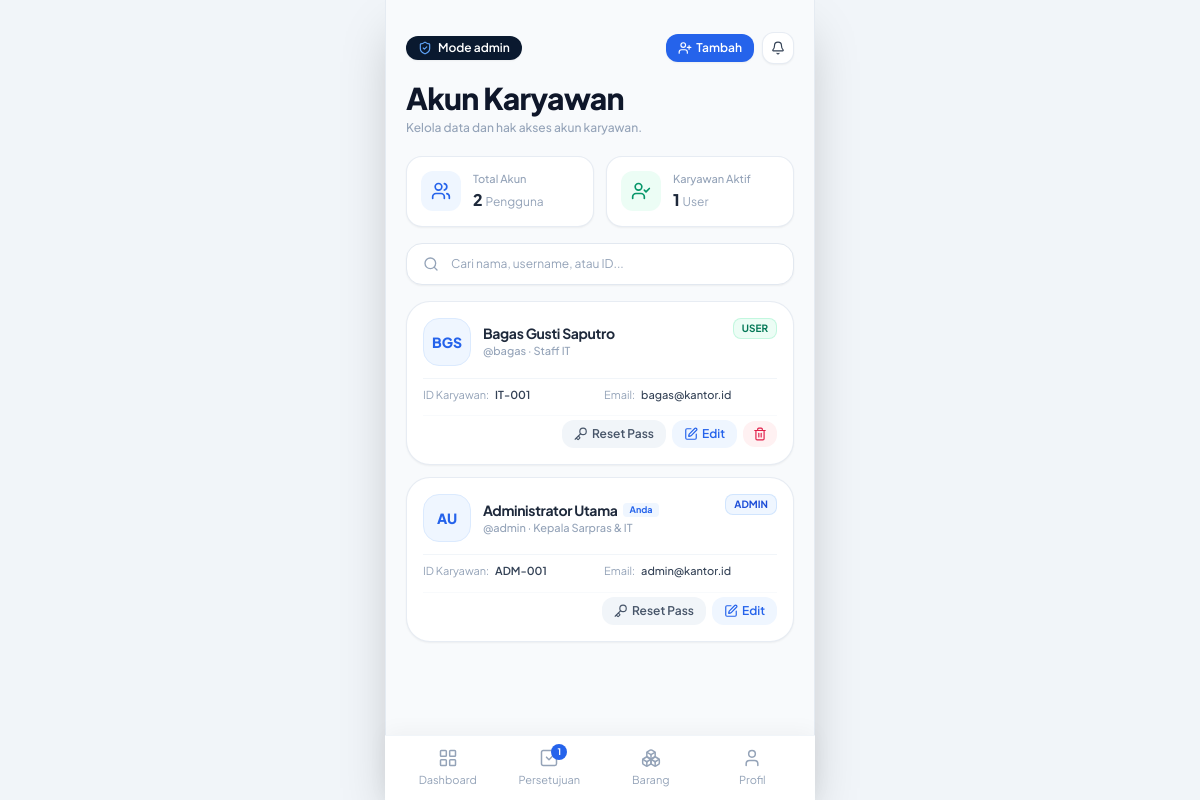
Page /admin_karyawan.php (signed in) on the committed database.
### tables this page shows
CREATE TABLE IF NOT EXISTS `users` (
    `id` INT AUTO_INCREMENT PRIMARY KEY,
    `username` VARCHAR(50) NOT NULL UNIQUE,
    `password` VARCHAR(255) NOT NULL,
    `nama_lengkap` VARCHAR(100) NOT NULL,
    `role` ENUM('admin', 'user') NOT NULL DEFAULT 'user',
    `id_karyawan` VARCHAR(50) NOT NULL,
    `email` VARCHAR(100) NOT NULL,
    `jabatan` VARCHAR(100) DEFAULT 'Staff',
    `foto` VARCHAR(255) DEFAULT NULL,
    `created_at` DATETIME DEFAULT CURRENT_TIMESTAMP
);

### includes/auth_check.php (called while the page is built, shortened)
<?php
require_once __DIR__ . '/../config/database.php';
function get_current_user_data() {
    global $pdo;
    try {
        $stmt = $pdo->prepare("SELECT * FROM users WHERE id = :id");
        $stmt->execute([':id' => $_SESSION['user_id']]);
        $user = $stmt->fetch();
        if ($user) {
            return $user;
        }
    } catch (Exception $e) {
    }
    return [
        'id' => $_SESSION['user_id'] ?? 1,
        'username' => $_SESSION['username'] ?? 'user',
        'nama_lengkap' => $_SESSION['nama_lengkap'] ?? $_SESSION['username'] ?? 'Pengguna',
        'role' => $_SESSION['role'] ?? 'user',
        'id_karyawan' => '-',
        'email' => '-',
        'jabatan' => 'Staff',
        'foto' => null
    ];
}
function get_user_initials($name) {
    $words = explode(' ', trim($name));
    $initials = '';
    foreach ($words as $w) {
        if (!empty($w)) {
            $initials .= strtoupper(mb_substr($w, 0, 1));
        }
    }
    return substr($initials, 0, 3) ?: 'U';
}

### admin_karyawan.php (the view, shortened to what this page needs)
<?php
require_once __DIR__ . '/includes/auth_check.php';
$user = get_current_user_data();
$stmt_all = $pdo->query("SELECT * FROM users ORDER BY id ASC");
$users_list = $stmt_all->fetchAll();
$total_users = count($users_list);
$admin_count = 0;
$karyawan_count = 0;
foreach ($users_list as $u) {
    if ($u['role'] === 'admin') {
        $admin_count++;
    } else {
        $karyawan_count++;
    }
}
require_once __DIR__ . '/includes/header.php';
?>
<div class="px-5 pt-8 pb-6 flex-1 flex flex-col">
    <div class="relative flex items-center justify-between mb-4">
        <span class="inline-flex items-center gap-1.5 px-3 py-1 rounded-xl bg-[#0a192f] text-white text-xs font-semibold shadow-sm">
            <i data-lucide="shield-check" class="w-3.5 h-3.5 text-blue-400"></i>
            <span>Mode admin</span>
        </span>
        <div class="flex items-center gap-2">
            <button
                type="button"
                onclick="openAddUserModal()"
                class="px-3 py-1.5 rounded-xl bg-blue-600 hover:bg-blue-700 text-white text-xs font-semibold flex items-center gap-1 shadow-sm transition-all active:scale-95">
                <i data-lucide="user-plus" class="w-3.5 h-3.5"></i>
                <span>Tambah</span>
            </button>
            <button
                type="button"
                id="notificationBtn"
                class="relative w-8 h-8 rounded-xl bg-white border border-slate-200/80 shadow-sm flex items-center justify-center text-slate-700 hover:text-blue-600 transition-all"
                title="Notifikasi">
                <i data-lucide="bell" class="w-3.5 h-3.5"></i>
            </button>
        </div>
    </div>
    <div class="mb-5">
        <h1 class="text-3xl font-extrabold text-[#0f172a] tracking-tight">Akun Karyawan</h1>
        <p class="text-xs text-slate-400 font-medium mt-1">Kelola data dan hak akses akun karyawan.</p>
    </div>
    <div class="grid grid-cols-2 gap-3 mb-4">
        <div class="bg-white p-3.5 rounded-2xl border border-slate-200/80 shadow-sm flex items-center gap-3">
            <div class="w-10 h-10 rounded-xl bg-blue-50 text-blue-600 flex items-center justify-center shrink-0">
                <i data-lucide="users" class="w-5 h-5"></i>
            </div>
            <div>
                <p class="text-[11px] text-slate-400 font-medium">Total Akun</p>
                <p class="text-base font-extrabold text-slate-800"><?= $total_users ?> <span class="text-xs font-normal text-slate-400">Pengguna</span></p>
            </div>
        </div>
        <div class="bg-white p-3.5 rounded-2xl border border-slate-200/80 shadow-sm flex items-center gap-3">
            <div class="w-10 h-10 rounded-xl bg-emerald-50 text-emerald-600 flex items-center justify-center shrink-0">
                <i data-lucide="user-check" class="w-5 h-5"></i>
            </div>
            <div>
                <p class="text-[11px] text-slate-400 font-medium">Karyawan Aktif</p>
                <p class="text-base font-extrabold text-slate-800"><?= $karyawan_count ?> <span class="text-xs font-normal text-slate-400">User</span></p>
            </div>
        </div>
    </div>
    <div class="relative flex items-center rounded-2xl bg-white border border-slate-200 shadow-sm focus-within:border-blue-500 focus-within:ring-2 focus-within:ring-blue-100 transition-all mb-4">
        <span class="pl-4 text-slate-400">
            <i data-lucide="search" class="w-4 h-4"></i>
        </span>
        <input
            type="text"
            id="searchUserInput"
            onkeyup="searchUser(this.value)"
            placeholder="Cari nama, username, atau ID..."
            class="w-full bg-transparent px-3 py-3 text-xs text-slate-800 placeholder-slate-400 focus:outline-none">
    </div>
    <div id="usersContainer" class="space-y-3 flex-1">
        <?php foreach ($users_list as $u): ?>
            <?php
            $u_name = $u['nama_lengkap'] ?? $u['name'] ?? $u['username'] ?? 'Karyawan';
            $u_id = $u['id_karyawan'] ?? $u['employee_id'] ?? '-';
            $u_jabatan = $u['jabatan'] ?? ($u['role'] === 'admin' ? 'Administrator' : 'Staff');
            $u_initials = get_user_initials($u_name);
            $is_self = ((int)$u['id'] === (int)$user['id']);
            ?>
            <div
                class="user-card bg-white p-4 rounded-3xl border border-slate-200/80 shadow-sm space-y-3"
                data-name="<?= htmlspecialchars($u_name) ?>"
                data-username="<?= htmlspecialchars($u['username']) ?>"
                data-id="<?= htmlspecialchars($u_id) ?>">
                <div class="flex items-start justify-between gap-3">
                    <div class="flex items-center gap-3 min-w-0">
                        <?php if (!empty($u['foto']) && file_exists(__DIR__ . '/' . $u['foto'])): ?>
                            <img src="<?= htmlspecialchars($u['foto']) ?>" alt="Avatar" class="w-12 h-12 rounded-2xl object-cover border border-slate-200 shrink-0">
                        <?php else: ?>
                            <div class="w-12 h-12 rounded-2xl bg-blue-50 text-blue-600 font-extrabold text-sm flex items-center justify-center shrink-0 border border-blue-100">
                                <?= htmlspecialchars($u_initials) ?>
                            </div>
                        <?php endif; ?>
                        <div class="min-w-0 flex-1">
                            <div class="flex items-center gap-1.5">
                                <h3 class="font-bold text-slate-800 text-sm tracking-tight truncate"><?= htmlspecialchars($u_name) ?></h3>
                                <?php if ($is_self): ?>
                                    <span class="text-[9px] font-bold text-blue-600 bg-blue-50 px-1.5 py-0.2 rounded">Anda</span>
                                <?php endif; ?>
                            </div>
                            <p class="text-[11px] text-slate-400 font-medium">@<?= htmlspecialchars($u['username']) ?> · <?= htmlspecialchars($u_jabatan) ?></p>
                        </div>
                    </div>
                    <span class="text-[10px] font-bold px-2 py-0.5 rounded-lg shrink-0 <?= $u['role'] === 'admin' ? 'bg-blue-50 text-blue-700 border border-blue-200/60' : 'bg-emerald-50 text-emerald-700 border border-emerald-200/60' ?>">
                        <?= strtoupper($u['role']) ?>
                    </span>
                </div>
                <div class="grid grid-cols-2 gap-2 text-[11px] pt-2 border-t border-slate-100 text-slate-500">
                    <div>
                        <span class="text-slate-400">ID Karyawan:</span>
                        <span class="font-semibold text-slate-700 ml-1"><?= htmlspecialchars($u_id) ?></span>
                    </div>
                    <div class="truncate">
                        <span class="text-slate-400">Email:</span>
                        <span class="font-medium text-slate-700 ml-1" title="<?= htmlspecialchars($u['email'] ?? '-') ?>"><?= htmlspecialchars($u['email'] ?? '-') ?></span>
                    </div>
                </div>
                <div class="flex items-center justify-end gap-1.5 pt-1 border-t border-slate-50">
                    <button
                        type="button"
                        onclick="openResetPassModal(<?= $u['id'] ?>, '<?= htmlspecialchars(addslashes($u_name)) ?>')"
                        class="px-3 py-1.5 rounded-xl bg-slate-100 hover:bg-slate-200 text-slate-600 text-xs font-semibold transition-colors flex items-center gap-1">
                        <i data-lucide="key" class="w-3.5 h-3.5"></i>
                        <span>Reset Pass</span>
                    </button>
                    <button
                        type="button"
                        onclick="openEditUserModal(<?= $u['id'] ?>, '<?= htmlspecialchars(addslashes($u_name)) ?>', '<?= htmlspecialchars(addslashes($u['email'] ?? '')) ?>', '<?= htmlspecialchars(addslashes($u_id)) ?>', '<?= htmlspecialchars(addslashes($u_jabatan)) ?>', '<?= htmlspecialchars(addslashes($u['role'])) ?>')"
                        class="px-3 py-1.5 rounded-xl bg-blue-50 hover:bg-blue-100 text-blue-600 text-xs font-semibold transition-colors flex items-center gap-1">
                        <i data-lucide="edit" class="w-3.5 h-3.5"></i>
                        <span>Edit</span>
                    </button>
                    <?php if (!$is_self): ?>
                        <form action="admin_karyawan.php" method="POST" class="inline" onsubmit="return confirm('Apakah Anda yakin ingin menghapus akun karyawan <?= htmlspecialchars(addslashes($u_name)) ?>? Peringatan: data akun akan dihapus permanen.')">
                            <button type="submit" class="px-2.5 py-1.5 rounded-xl bg-rose-50 hover:bg-rose-100 text-rose-600 text-xs font-semibold transition-colors" title="Hapus Akun">
                                <i data-lucide="trash-2" class="w-3.5 h-3.5"></i>
                            </button>
                        </form>
                    <?php endif; ?>
                </div>
            </div>
        <?php endforeach; ?>
    </div>
</div>
<?php require_once __DIR__ . '/includes/bottom_nav.php'; ?>
</body>
</html>

### assets/css/style.css (style rules this page uses)
* { -webkit-tap-highlight-color: transparent; }
body { background-color: #e2e8f0; }

### rows in the picture
users: nama_lengkap "BGS", nama_lengkap "Bagas Gusti Saputro", username "bagas", jabatan "Staff IT", role "USER", id_karyawan "IT-001", email "bagas@kantor.id"
users: nama_lengkap "AU", nama_lengkap "Administrator Utama", shows "Anda", username "admin", jabatan "Kepala Sarpras & IT", role "ADMIN", id_karyawan "ADM-001", email "admin@kantor.id"

### other values in the picture
$total_users "2"
$karyawan_count "1"
$pending_count "1"
